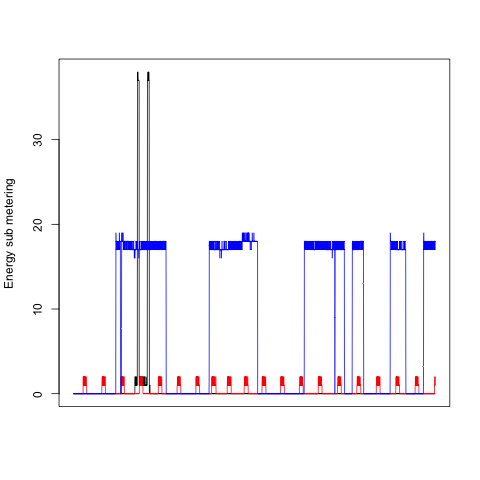

Recreate this plot in R.
source("./utils.R")

df <- read_data()

png(filename = "plot3.png", width = 480, height = 480)

add_time_label(df, make_plot3)

dev.off()